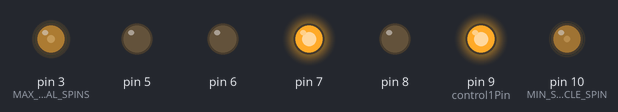
A sketch run on a simulated Arduino Uno, built with avr-gcc and run on an emulated ATmega328P. On the bench: output pins drawn as LEDs (lit = HIGH). Random numbers use the default seed unless the sketch sets one.

Above: at 0.1 s.
At 10.3 s:
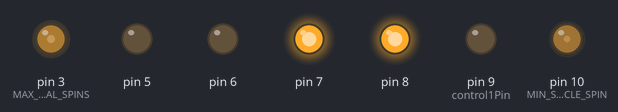
At 25.4 s:
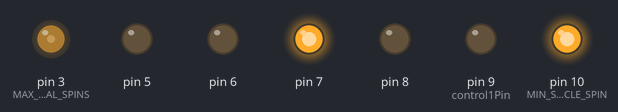
At 30.25 s:
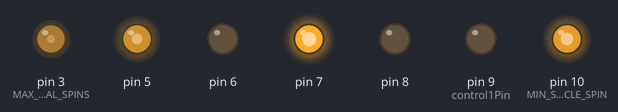
At 33.9 s:
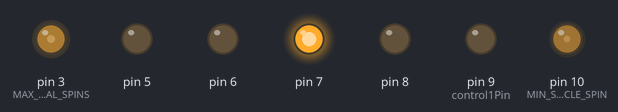
At 38.0 s:
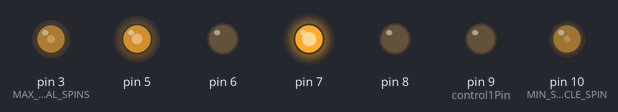
Timing chart, 0 to 40.0 s (numbered marks = the images above):
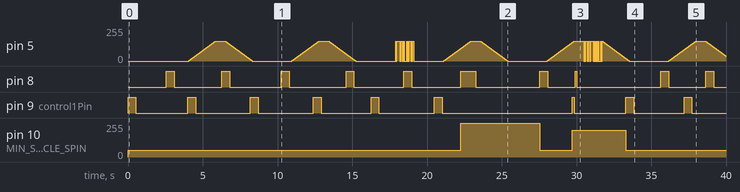

The sketch:

OdysseyHalloween.ino
```cpp
/**
 * Odyssey Halloween: A program to control a simple animatronic display in the back of my van for Halloween 2016
 */

// Include all headers here to work around Arduino IDE build magic
// Other files see their own functions only if mentioned in headers that are
// included in the main source file
#include "Arduino.h"
#include "AlienHeadController.h"
#include "LightController.h"
#include "FanController.h"

#define LOOP_TIME_MS 2


// Pin configurations
// Alien head controller needs to use PWM pin 9 or 10 - it changes the timer frequency for those pins' PWM,
// and any other pins would mess with Arduino's delay()
alienHeadControllerConfig headConfig = { .enablePin = 10, .control1Pin = 9, .control2Pin = 8 };
lightControllerConfig lightConfig = { .enablePin = 5, .control1Pin = 7, .control2Pin = 6 };
fanControllerConfig fanConfig = { .enablePin = 3 };

void setup() {
  setupAlienHeadController(headConfig);
  setupLightController(lightConfig);
  setupFanController(fanConfig);
}

void loop() {
  loopAlienHeadController();
  loopLightController();
  loopFanController();

  delay(LOOP_TIME_MS);
}
```

AlienHeadController.h
```cpp
/*
 * AlienHeadController controls the display's alien head
 * The alien head is mounted to a brushless DC motor, driven through an H-bridge
 *
 * To use this controller, call setupAlienHeadController() once and
 * then call loopAlienHeadController() repeatedly
 *
 * Connect (enablePin, control1Pin, control2Pin) to the H-bridge's
 * (ENA, IN1, IN2) or (ENB, IN3, IN4) and connect the H-bridge's
 * (OUT1, OUT2) or (OUT3, OUT4) accordingly to (MOT1, MOT2)
 */

#ifndef ALIENHEADCONTROLLER_H
#define ALIENHEADCONTROLLER_H

typedef struct {
  int enablePin;
  int control1Pin;
  int control2Pin;
} alienHeadControllerConfig;

void setupAlienHeadController(alienHeadControllerConfig conf);
void loopAlienHeadController();


// This isn't meant to be public, but is placed here to work around Arduino IDE build magic
// These may or may not be clockwise and counterclockwise, the point is that they're separate directions
typedef enum {
  CLOCKWISE,
  COUNTERCLOCKWISE
} motorDirection;

// This isn't meant to be public, but is placed here to work around Arduino IDE build magic
typedef enum {
  SLOW_TURN_CW,         // a slow clockwise turn 135 degrees, followed by a pause of random duration
  SLOW_TURN_CCW,        // a slow counterclockwise turn 135 degrees, followed by a pause of random duration
  DOUBLE_TAKE_CW,       // a quick clockwise turn 45 degrees, then a quick counterclockwise turn 45 degrees
  DOUBLE_TAKE_CCW,      // a quick counterclockwise turn 45 degrees, then a quick clockwise turn 45 degrees
  SPINNING_IN_CIRCLES,  // a random number of circle spins
} alienHeadState;

/* Motor speeds and state durations
 * Use hardcoded values here rather than calculating them because they're all highly sensitive to
 * the motor's orientation and load */
#define MOTOR_MIN_SPEED 0
#define MOTOR_SLOW_SPEED 50
#define MOTOR_FAST_SPEED 200
#define MOTOR_MAX_SPEED 255
#define NUM_LOOPS_SLOW_TURN 260
#define MIN_WAIT_SLOW_TURN_LOOPS 400
#define MAX_WAIT_SLOW_TURN_LOOPS 1000

#define NUM_LOOPS_FAST_TURN 60
#define NUM_LOOPS_FAST_TURN_DELAY 30
#define MIN_WAIT_DOUBLE_TAKE_LOOPS 1300
#define MAX_WAIT_DOUBLE_TAKE_LOOPS 2000

#define NUM_LOOPS_CIRCLE_SPIN 240
#define MAX_NUM_SEQUENTIAL_SPINS 3
#define MIN_WAIT_CIRCLE_SPIN_LOOPS 2000
#define MAX_WAIT_CIRCLE_SPIN_LOOPS 3000

#define MIN_STATES_BEFORE_DOUBLE_TAKE 5
#define MIN_STATES_BEFORE_CIRCLE_SPIN 10

#endif
```

AlienHeadController.ino
```cpp
static alienHeadControllerConfig ahcConfig;

/**
 * Divides a given PWM pin frequency by a divisor
 *
 * Be careful - dividing Arduino PWM frequencies has side effects on its
 * standard library's functions
 *
 * See http://playground.arduino.cc/Code/PwmFrequency
 */
static void setPwmFrequency(int pin, int divisor) {
  byte mode;
  if(pin == 5 || pin == 6 || pin == 9 || pin == 10) {
    switch(divisor) {
      case 1: mode = 0x01; break;
      case 8: mode = 0x02; break;
      case 64: mode = 0x03; break;
      case 256: mode = 0x04; break;
      case 1024: mode = 0x05; break;
      default: return;
    }
    if(pin == 5 || pin == 6) {
      TCCR0B = TCCR0B & 0b11111000 | mode;
    } else {
      TCCR1B = TCCR1B & 0b11111000 | mode;
    }
  } else if(pin == 3 || pin == 11) {
    switch(divisor) {
      case 1: mode = 0x01; break;
      case 8: mode = 0x02; break;
      case 32: mode = 0x03; break;
      case 64: mode = 0x04; break;
      case 128: mode = 0x05; break;
      case 256: mode = 0x06; break;
      case 1024: mode = 0x7; break;
      default: return;
    }
    TCCR2B = TCCR2B & 0b11111000 | mode;
  }
}

/**
 * Set up the alien head controller
 *
 */
void setupAlienHeadController(alienHeadControllerConfig conf) {
  ahcConfig = conf;

  pinMode(ahcConfig.enablePin, OUTPUT);
  pinMode(ahcConfig.control1Pin, OUTPUT);
  pinMode(ahcConfig.control2Pin, OUTPUT);

  // Divide the enable pin PWM frequency so that we can control the motor more finely
  setPwmFrequency(ahcConfig.enablePin, 256);

  digitalWrite(ahcConfig.control1Pin, HIGH);
  digitalWrite(ahcConfig.control2Pin, LOW);
}


/**
 * Set the motor direction
 */
static void setMotorDirection(motorDirection dir) {
  switch(dir) {
    case CLOCKWISE:
      digitalWrite(ahcConfig.control1Pin, HIGH);
      digitalWrite(ahcConfig.control2Pin, LOW);
      break;
    case COUNTERCLOCKWISE:
      digitalWrite(ahcConfig.control1Pin, LOW);
      digitalWrite(ahcConfig.control2Pin, HIGH);
      break;
    default:
      break;
  }
}

/**
 * Set the motor speed
 */
static void setMotorSpeed(int spd) {
  analogWrite(ahcConfig.enablePin, spd);
}

/**
 * Halt the motor quickly, as opposed to just setting its speed to zero and
 * waiting for its inertia to die
 */
static void haltMotor() {
  digitalWrite(ahcConfig.control1Pin,LOW);
  digitalWrite(ahcConfig.control2Pin,LOW);
}

/**
 * Alien head controller state machine
 * This function expects to be called every couple milliseconds
 * More or less often than that will affect the range of motion of the head
 */
void loopAlienHeadController() {
  static alienHeadState state = SLOW_TURN_CW;
  static int numIdleLoops = MAX_WAIT_SLOW_TURN_LOOPS;
  static motorDirection lastDirectionTraveled = COUNTERCLOCKWISE;
  static int loopsInCurrentState = 0;
  static boolean needNewState = false;
  static int numCircles = 1;
  static int statesSinceDoubleTake = 0;
  static int statesSinceCircleSpin = 0;

  // Change the motor speed and/or direction, if the current state warrants it
  switch (state) {
    case SLOW_TURN_CW:
      if (loopsInCurrentState == 0) {
        setMotorDirection(CLOCKWISE);
        setMotorSpeed(MOTOR_SLOW_SPEED);
      } else if (loopsInCurrentState == NUM_LOOPS_SLOW_TURN) {
        haltMotor();
      } else if (loopsInCurrentState >= (NUM_LOOPS_SLOW_TURN + numIdleLoops)) {
        lastDirectionTraveled = CLOCKWISE;
        needNewState = true;
      }
      break;
    case SLOW_TURN_CCW:
      if (loopsInCurrentState == 0) {
        setMotorDirection(COUNTERCLOCKWISE);
        setMotorSpeed(MOTOR_SLOW_SPEED);
      } else if (loopsInCurrentState == NUM_LOOPS_SLOW_TURN) {
        haltMotor();
      } else if (loopsInCurrentState >= (NUM_LOOPS_SLOW_TURN + numIdleLoops)) {
        lastDirectionTraveled = COUNTERCLOCKWISE;
        needNewState = true;
      }
      break;
    case DOUBLE_TAKE_CW:
      if (loopsInCurrentState == 0) {
        setMotorDirection(CLOCKWISE);
        setMotorSpeed(MOTOR_FAST_SPEED);
      } else if (loopsInCurrentState == NUM_LOOPS_FAST_TURN) {
        haltMotor();
      } else if (loopsInCurrentState == (NUM_LOOPS_FAST_TURN + NUM_LOOPS_FAST_TURN_DELAY)) {
        setMotorDirection(COUNTERCLOCKWISE);
        setMotorSpeed(MOTOR_FAST_SPEED);
      } else if (loopsInCurrentState == (NUM_LOOPS_FAST_TURN + NUM_LOOPS_FAST_TURN_DELAY + NUM_LOOPS_FAST_TURN)) {
        haltMotor();
      } else if (loopsInCurrentState >= (NUM_LOOPS_FAST_TURN + NUM_LOOPS_FAST_TURN_DELAY + NUM_LOOPS_FAST_TURN + numIdleLoops)) {
        needNewState = true;
      }
      break;
    case DOUBLE_TAKE_CCW:
      if (loopsInCurrentState == 0) {
        setMotorDirection(COUNTERCLOCKWISE);
        setMotorSpeed(MOTOR_FAST_SPEED);
      } else if (loopsInCurrentState == NUM_LOOPS_FAST_TURN) {
        haltMotor();
      } else if (loopsInCurrentState == (NUM_LOOPS_FAST_TURN + NUM_LOOPS_FAST_TURN_DELAY)) {
        setMotorDirection(CLOCKWISE);
        setMotorSpeed(MOTOR_FAST_SPEED);
      } else if (loopsInCurrentState == (NUM_LOOPS_FAST_TURN + NUM_LOOPS_FAST_TURN_DELAY + NUM_LOOPS_FAST_TURN)) {
        haltMotor();
      } else if (loopsInCurrentState >= (NUM_LOOPS_FAST_TURN + NUM_LOOPS_FAST_TURN_DELAY + NUM_LOOPS_FAST_TURN + numIdleLoops)) {
        needNewState = true;
      }
      break;
    case SPINNING_IN_CIRCLES:
      if (loopsInCurrentState == 0) {
        switch (random(2)) {
          case 0:
            setMotorDirection(CLOCKWISE);
            break;
          case 1:
            setMotorDirection(COUNTERCLOCKWISE);
            break;
        }
        setMotorSpeed(MOTOR_MAX_SPEED);
      } else if (loopsInCurrentState == (NUM_LOOPS_CIRCLE_SPIN * numCircles)) {
        haltMotor();
      } else if (loopsInCurrentState >= ((NUM_LOOPS_CIRCLE_SPIN * numCircles) + numIdleLoops)) {
        needNewState = true;
      }
      break;
  }

  loopsInCurrentState += 1;

  // Change states, if we've reached the end of the current one
  if (needNewState) {
    // valid new states are:
    // SLOW_TURN_x (preferred)
    // DOUBLE_TAKE_x (if it's been a while since a double take)
    // SPINNING_IN_CIRCLES (if it's been a while since spinning in circles)
    if (statesSinceDoubleTake < MIN_STATES_BEFORE_DOUBLE_TAKE && statesSinceCircleSpin < MIN_STATES_BEFORE_CIRCLE_SPIN) {
      state = (lastDirectionTraveled == CLOCKWISE) ? SLOW_TURN_CCW : SLOW_TURN_CW;
    } else if (statesSinceDoubleTake >= MIN_STATES_BEFORE_DOUBLE_TAKE && statesSinceCircleSpin < MIN_STATES_BEFORE_CIRCLE_SPIN) {
      switch (random(4)) {
        case 0:
        case 1:
        case 2:
          state = (lastDirectionTraveled == CLOCKWISE) ? SLOW_TURN_CCW : SLOW_TURN_CW;
          break;
        case 3:
          state = (lastDirectionTraveled == CLOCKWISE) ? DOUBLE_TAKE_CCW : DOUBLE_TAKE_CW;
          break;
      }
    } else if (statesSinceDoubleTake < MIN_STATES_BEFORE_DOUBLE_TAKE && statesSinceCircleSpin >= MIN_STATES_BEFORE_CIRCLE_SPIN) {
      switch (random(4)) {
        case 0:
        case 1:
        case 2:
          state = (lastDirectionTraveled == CLOCKWISE) ? SLOW_TURN_CCW : SLOW_TURN_CW;
          break;
        case 3:
          state = SPINNING_IN_CIRCLES;
          break;
      }
    } else if (statesSinceDoubleTake >= MIN_STATES_BEFORE_DOUBLE_TAKE && statesSinceCircleSpin >= MIN_STATES_BEFORE_CIRCLE_SPIN) {
      switch (random(5)) {
        case 0:
        case 1:
        case 2:
          state = (lastDirectionTraveled == CLOCKWISE) ? SLOW_TURN_CCW : SLOW_TURN_CW;
          break;
        case 3:
          state = (lastDirectionTraveled == CLOCKWISE) ? DOUBLE_TAKE_CCW : DOUBLE_TAKE_CW;
          break;
        case 4:
          state = SPINNING_IN_CIRCLES;
          break;
      }
    }

    statesSinceDoubleTake += 1;
    statesSinceCircleSpin += 1;

    switch (state) {
      case SLOW_TURN_CW:
      case SLOW_TURN_CCW:
        numIdleLoops = MIN_WAIT_SLOW_TURN_LOOPS + random(MAX_WAIT_SLOW_TURN_LOOPS-MIN_WAIT_SLOW_TURN_LOOPS);
        break;
      case DOUBLE_TAKE_CW:
      case DOUBLE_TAKE_CCW:
        numIdleLoops = MIN_WAIT_DOUBLE_TAKE_LOOPS + random(MAX_WAIT_DOUBLE_TAKE_LOOPS-MIN_WAIT_DOUBLE_TAKE_LOOPS);
        statesSinceDoubleTake = 0;
        break;
      case SPINNING_IN_CIRCLES:
        numIdleLoops = MIN_WAIT_CIRCLE_SPIN_LOOPS + random(MAX_WAIT_CIRCLE_SPIN_LOOPS-MIN_WAIT_CIRCLE_SPIN_LOOPS);
        statesSinceCircleSpin = 0;
        break;
    }

    needNewState = false;
    loopsInCurrentState = 0;
    numCircles = random(MAX_NUM_SEQUENTIAL_SPINS) + 1;
  }
}
```

FanController.h
```cpp
/*
 * FanController controls the Light's cooling fan
 * The light is mounted to a stock Intel CPU heatsink with a four-pin controller
 *
 * Connect enablePin to the fan's control pin (typically the blue wire)
 */

#ifndef FANCONTROLLER_H
#define FANCONTROLLER_H

#define FAN_PULSE_WIDTH 75

typedef struct {
  int enablePin;
} fanControllerConfig;

void setupFanController(fanControllerConfig conf);
void loopFanController();

#endif
```

FanController.ino
```cpp
static fanControllerConfig fcConfig;

void setupFanController(fanControllerConfig conf) {
  fcConfig = conf;

  pinMode(fcConfig.enablePin, OUTPUT);

  analogWrite(fcConfig.enablePin, FAN_PULSE_WIDTH);
}

void loopFanController() {}
```

LightController.h
```cpp
/*
 * LightController controls the display's pulsing and flickering green light
 * The light is a green high-power LED, driven through an H-bridge for convenience
 *
 * To use this controller, call setupLightController() once and
 * then call loopLightController() repeatedly
 *
 * Connect (enablePin, control1Pin, control2Pin) to the H-bridge's (ENA, IN1, IN2) or (ENB, IN3, IN4)
 * and connect the H-bridge's (OUT1, OUT2) or (OUT3, OUT4) accordingly to (LED+, LED-)
 */

#ifndef LIGHTCONTROLLER_H
#define LIGHTCONTROLLER_H

typedef struct {
  int enablePin;
  int control1Pin;
  int control2Pin;
} lightControllerConfig;

void setupLightController(lightControllerConfig conf);
void loopLightController();

// This isn't meant to be public, but is placed here to work around Arduino IDE build magic
#define NUM_LIGHT_STATES 6
typedef enum {
  STATIC = 0,
  PANNING_UP_QUICKLY,
  PANNING_UP_SLOWLY,
  PANNING_DOWN_QUICKLY,
  PANNING_DOWN_SLOWLY,
  FLICKERING
} lightState;
static int lightStateDurations[] = { 1000, 600, 1200, 600, 1200, 600 };

// Configure how the state machine transitions between states
#define MIN_STATES_BEFORE_FLICKER 5
#define MIN_STATIC_STATES_BEFORE_RISE 1
#define MIN_BRIGHTNESS 0
#define MAX_BRIGHTNESS 150
#define LOOPS_PER_DELTA_QUICK 2
#define LOOPS_PER_DELTA_SLOW 6
#define MIN_LOOPS_PER_FLICKER 16

#endif
```

LightController.ino
```cpp
static lightControllerConfig lcConfig;

/**
 * Set up the light controller
 * We feed a constant polarity to the H-bridge and control the brightness using PWM
 */
void setupLightController(lightControllerConfig conf) {
  lcConfig = conf;

  pinMode(lcConfig.enablePin, OUTPUT);
  pinMode(lcConfig.control1Pin, OUTPUT);
  pinMode(lcConfig.control2Pin, OUTPUT);

  analogWrite(lcConfig.enablePin, 0);
  digitalWrite(lcConfig.control1Pin, HIGH);
  digitalWrite(lcConfig.control2Pin, LOW);
}

/**
 * Light controller state machine
 * This function expects to be called every couple milliseconds
 * More or less often than that will affect the speed of the light changes
 */
void loopLightController() {
  static lightState state = STATIC;
  static int brightness = 0;
  static int brightnessDelta = 0;
  static int loopsInCurrentState = 0;
  static int brightnessBeforeFlicker = 0;
  static int statesSinceFlickering = 0;
  static int statesInStatic = 0;

  // Get the next brightness delta
  // The brightness will change different amounts on each loop depending on the state
  switch (state) {
    case STATIC:
      // Do nothing
      brightnessDelta = 0;
      break;
    case PANNING_UP_QUICKLY:
      if (loopsInCurrentState % LOOPS_PER_DELTA_QUICK == 0) {
        brightnessDelta = 1;
      } else {
        brightnessDelta = 0;
      }
      break;
    case PANNING_UP_SLOWLY:
      if (loopsInCurrentState % LOOPS_PER_DELTA_SLOW == 0) {
        brightnessDelta = 1;
      } else {
        brightnessDelta = 0;
      }
      break;
    case PANNING_DOWN_QUICKLY:
      if (loopsInCurrentState % LOOPS_PER_DELTA_QUICK == 0) {
        brightnessDelta = -1;
      } else {
        brightnessDelta = 0;
      }
      break;
    case PANNING_DOWN_SLOWLY:
      if (loopsInCurrentState % LOOPS_PER_DELTA_SLOW == 0) {
        brightnessDelta = -1;
      } else {
        brightnessDelta = 0;
      }
      break;
    case FLICKERING:
      if (loopsInCurrentState < (lightStateDurations[FLICKERING] - 1)) {
        if (loopsInCurrentState % MIN_LOOPS_PER_FLICKER == 0) {
          switch (random(2)) {
            case 0:
              brightnessDelta = -1 * MAX_BRIGHTNESS;
              break;
            case 1:
              brightnessDelta = MAX_BRIGHTNESS;
              break;
          }
        }
      } else {
        // At the end of the flicker state, reset our brightness to whatever it was
        // before we started flickering
        brightness = brightnessBeforeFlicker;
        brightnessDelta = 0;
      }
      break;
  }

  // Change the brightness
  brightness += brightnessDelta;
  if (brightness < MIN_BRIGHTNESS) { brightness = MIN_BRIGHTNESS; }
  if (brightness > MAX_BRIGHTNESS) { brightness = MAX_BRIGHTNESS; }

  // Set the brightness
  analogWrite(lcConfig.enablePin, brightness);

  // Change states, if we've reached the end of the current one
  loopsInCurrentState += 1;
  if (loopsInCurrentState >= lightStateDurations[state]) {
    state = random(NUM_LIGHT_STATES);
    if (brightness <= (MAX_BRIGHTNESS / 2)) {
      // The light is dim
      // If we haven't stayed dim for at least some minimum, stay dim
      // Otherwise, either ramp up or flicker (if it's been a while since we flickered)

      if (statesInStatic < MIN_STATIC_STATES_BEFORE_RISE) {
        state = STATIC;
        statesInStatic += 1;
      } else {
        int randomNumber = (statesSinceFlickering >= MIN_STATES_BEFORE_FLICKER) ? random(3) : random(2);
        switch (randomNumber) {
          case 0:
          case 1:
            state = PANNING_UP_SLOWLY;
            break;
          case 2:
            state = FLICKERING;
            break;
        }
      }
    } else {
      // The light is bright
      // Either ramp down or flicker (if it's been a while since we flickered)
      int randomNumber = (statesSinceFlickering >= MIN_STATES_BEFORE_FLICKER) ? random(3) : random(2);
      switch (randomNumber) {
        case 0:
        case 1:
          state = PANNING_DOWN_SLOWLY;
          break;
        case 2:
          state = FLICKERING;
          break;
      }
    }

    if (state == FLICKERING) {
      brightnessBeforeFlicker = brightness;
      statesSinceFlickering = 0;
    } else {
      statesSinceFlickering += 1;
    }

    if (state != STATIC) {
      statesInStatic = 0;
    }

    loopsInCurrentState = 0;
  }
}
```

Measured:
- by itself, pin 8: LOW → HIGH at 2.6 s, → LOW 0.53 s later, → HIGH 3.2 s later, → LOW 0.53 s later, … (20 changes in this stretch)
- by itself, pin 9 (control1Pin): HIGH → LOW at 0.53 s, → HIGH 3.5 s later, → LOW 0.53 s later, → HIGH 3.7 s later, … (17 changes in this stretch)
- by itself, pin 10 (MIN_STATES_BEFORE_CIRCLE_SPIN): 0/255 → 50/255 at 0.00 s, → 255/255 22.3 s later, → 50/255 5.3 s later, → 200/255 2.2 s later, … (5 changes in this stretch)
